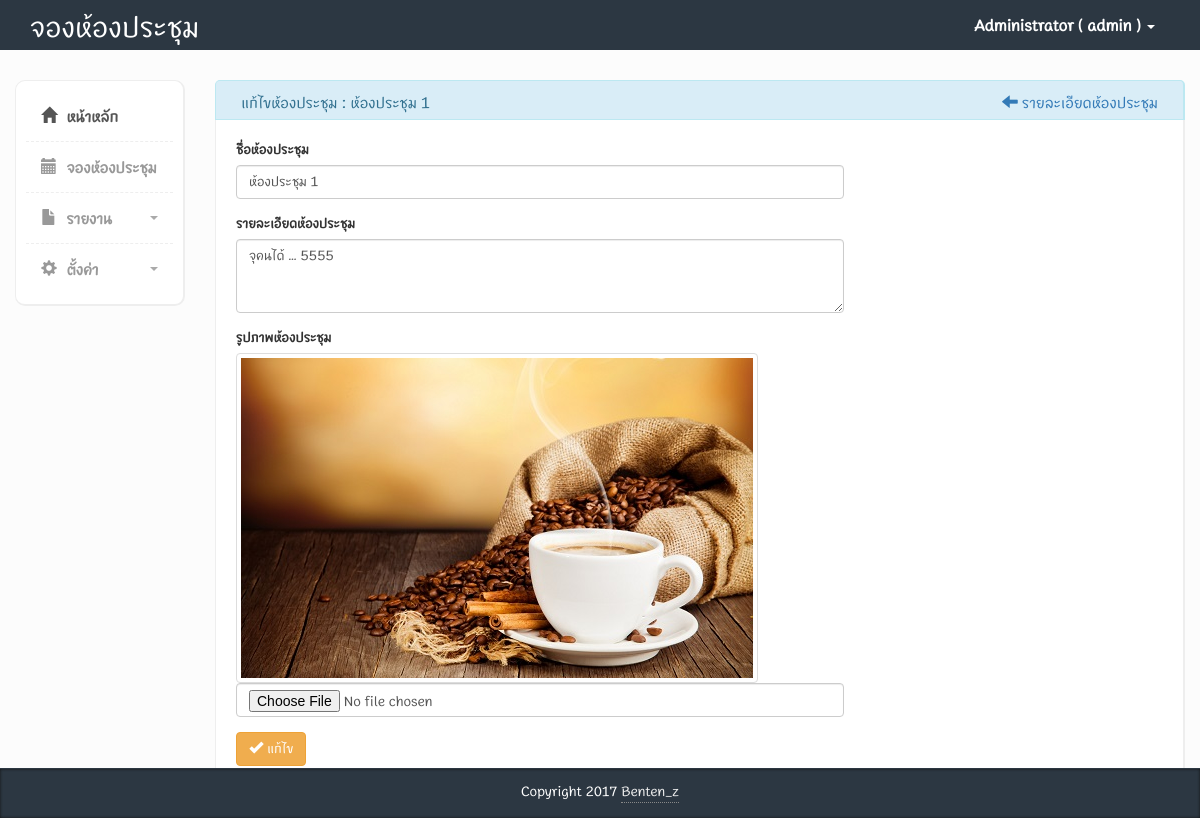
/frm_edit_room.php?room_id=1 (signed in), run on the app's committed database.
### tables this page shows
CREATE TABLE `tbl_users` (
  `user_id` int(11) NOT NULL AUTO_INCREMENT,
  `user_username` varchar(255) DEFAULT NULL,
  `user_password` varchar(255) DEFAULT NULL,
  `user_firstname` varchar(255) DEFAULT NULL,
  `user_lastname` varchar(255) DEFAULT NULL,
  `user_email` varchar(255) DEFAULT NULL,
  `user_status` varchar(255) DEFAULT NULL,
  `department_id` int(11) DEFAULT NULL,
  PRIMARY KEY (`user_id`)
);

CREATE TABLE `tbl_rooms` (
  `room_id` int(11) NOT NULL AUTO_INCREMENT,
  `room_name` varchar(255) DEFAULT NULL,
  `room_detail` varchar(255) DEFAULT NULL,
  `room_pic` varchar(255) DEFAULT NULL,
  PRIMARY KEY (`room_id`)
);

### session.php (called while the page is built, shortened)
<?php
require 'ConnectDB.php';
$session_login_id = $_SESSION['login_id'];
$qry_user = "SELECT * FROM tbl_users WHERE user_id='$session_login_id'";
$result_user = mysqli_query($con, $qry_user);
if ($result_user) {
    $row_user = mysqli_fetch_assoc($result_user);
    $s_login_username = $row_user['user_username'];
    $s_login_firstname = $row_user['user_firstname'];
}

### set_session.php (called while the page is built, shortened)
<?php
require './session.php';
?>

### frm_edit_room.php (the view, shortened to what this page needs)
<?php
include("set_session.php");
?>
<?php
require("ConnectDB.php");
$room_id = mysqli_real_escape_string($con, $_GET['room_id']);
$sql_select_room = "SELECT * FROM tbl_rooms WHERE room_id ='$room_id'";
$result_select_room = mysqli_query($con, $sql_select_room);
$row_select_room = mysqli_fetch_assoc($result_select_room);
?>
<!DOCTYPE html>
<html>
    <?php include("head.php") ?>
    <body>
        <?php include("header.php") ?>
        <div class="page-content">
            <div class="row">
                <div class="col-md-2">
                    <?php include("sitebar.php") ?>
                </div>
                <div class="col-md-10">
                    <div class="row">
                        <div class="col-md-12 panel-info">
                            <div class="content-box-header panel-heading">
                                <div class="panel-title ">แก้ไขห้องประชุม : <?php echo $row_select_room['room_name']; ?></div>
                                <div class="panel-options">
                                    <a href="rooms.php"><i class="glyphicon glyphicon-arrow-left"></i> รายละเอียดห้องประชุม</a>
                                </div>
                            </div>
                            <div class="content-box-large box-with-header">
                                <div class="row">
                                    <div class="col-md-8">
                                        <form id="form1" action="edit_rooms.php" method="POST" enctype="multipart/form-data" novalidate>
                                            <fieldset>
                                                <div class="form-group">
                                                    <label for="room_name">ชื่อห้องประชุม</label>
                                                    <input id="room_name" name="room_name" class="form-control" type="text" data-validation="required" value="<?php echo $row_select_room['room_name']; ?>">
                                                </div>
                                                <div class="form-group">
                                                    <label for="room_detail">รายละเอียดห้องประชุม</label>
                                                    <textarea id="room_detail" name="room_detail"  class="form-control" data-validation="required" rows="3"><?php echo $row_select_room['room_detail']; ?></textarea>
                                                </div>
                                                <div class="form-group">
                                                    <label for="room_pic">รูปภาพห้องประชุม</label>
                                                    <img  src="./images/rooms/<?php echo $row_select_room['room_pic'] ?>"  alt="<?php echo $row_select_room['room_pic']; ?>" class="img-thumbnail">
                                                    <input id="room_pic" name="room_pic"  class="form-control" type="file"
                                                           data-validation="mime size"
                                                           data-validation-allowing="jpg, png"
                                                           data-validation-max-size="512kb">
                                                </div>
                                            </fieldset>
                                            <div>
                                                <button id="btn1"  class="btn btn-warning" type="submit">
                                                    <i class="glyphicon glyphicon-ok"></i>
                                                    แก้ไข
                                                </button>
                                            </div>
                                        </form>
                                    </div>
                                </div>
                            </div>
                        </div>
                    </div>
                </div>
            </div>
        </div>
        <?php include("footer.php") ?>
    </body>
</html>

### header.php (shortened to what this page needs)
<div class="header">
    <div class="container">
        <div class="row">
            <div class="col-md-5">
                <div class="logo">
                    <h1><a href="index.php">จองห้องประชุม</a></h1>
                </div>
            </div>
            <div class="col-md-7">
                <div class="navbar navbar-inverse" role="banner">
                    <nav class=" navbar-collapse bs-navbar-collapse navbar-right" role="navigation">
                        <ul class="nav navbar-nav">
                            <li class="dropdown">
                                <a href="#" class="dropdown-toggle" data-toggle="dropdown"><?php echo $s_login_firstname . "  ( " . $s_login_username . " ) "; ?> <b class="caret"></b></a>
                            </li>
                        </ul>
                    </nav>
                </div>
            </div>
        </div>
    </div>
</div>

### css/styles.css (style rules this page uses)
body { font-family: 'BoonJot-v1.0', sans-serif; background-color: #f7f7f7; position: relative; margin: 0px; font-size: 14px; padding: 0px; }
.page-content > .row { margin-left: 0px !important; margin-right: 0px !important; margin-top: 30px; }
.header { height:50px; background-color: #2c3742; }
.header .logo h1 { font-size:30px; margin:0px; padding:10px 0px; }
.header .logo h1 a { color:#fff; font-family: 'BoonJot-v1.0', sans-serif; }
.header .navbar * { box-shadow:none !important; }
.header .navbar { background:none !important; border:0px !important; }
.header .navbar .nav > li > a { color:#fff !important; font-size:16px !important; border-bottom:0px !important; margin-top:0px !important; font-weight:bold; }
.header .navbar-collapse { border:0px !important; }
.header .navbar-nav .caret { border-top-color:#fff !important; border-bottom-color:#fff !important; }
.content-box, .content-box-large { margin-bottom:30px; background:#fff; border-radius:10px; padding:10px; border-left:1px solid #eee; border-top:1px solid #eee; border-right:2px solid #eee; border-bottom:2px solid #eee; }
.content-box-large { padding: 20px; }
.box-with-header { border-top: none; border-top-left-radius:0px; border-top-right-radius:0px; }
.content-box-header { min-height: 40px; font-size: 16px; background:#f5f5f5; border-top-left-radius:5px; border-top-right-radius:5px; padding:10px; border-left:1px solid #eee; border-top:1px solid #eee; border-right:2px solid #eee; }
.content-box-header:after { clear:both; }
body { background-color: #eff0f3; }
.panel-heading>.panel-title, .content-box-header .panel-title { float: left; padding: 10px 15px; padding-top: 0px; }
.panel-heading>.panel-options, .content-box-header .panel-options { float: right; padding-right: 15px; }
.panel-heading>.panel-options>a, .content-box-header .panel-options>a { margin-top: 10px; }

### data on the page
tbl_users: user_firstname "Administrator", user_username "admin"
tbl_rooms: room_name "ห้องประชุม 1", room_detail "จุคนได้ ... 5555", room_pic (picture)
